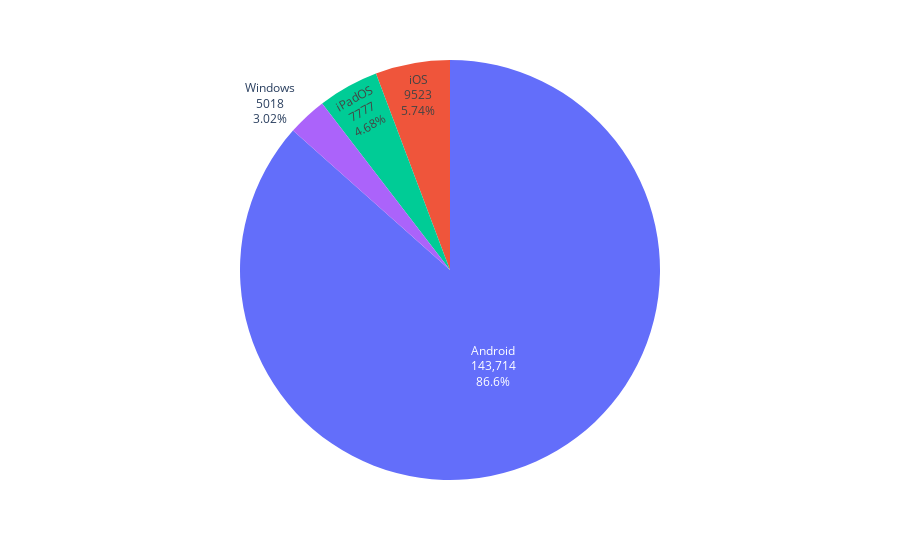

The notebook cell saved with this chart:
### Markdown cell above
## Investigate scanning results based on OS of mobile application
It is assumed that the operating system used to perform a scan will not affect the scanning rate. We will double check this to make sure. Any differences would be due to communication issues between the scantool and mobile application. The Note: iOS represents iPad and iPadOS represents iPhones

### Code cell
# Look at application usage by OS
os_name_counts = vci_connections_df['OsName'].value_counts()

fig = px.pie(
    os_name_counts,
    values=os_name_counts.values,
    names=os_name_counts.index,
    hole=0,  
)

# Show labels with both percentage and count
fig.update_traces(textinfo='label+percent+value')
fig.update_layout(showlegend=False)

# Show the figure
fig.show()

### Figure 1 — Plotly figure (JSON) as saved in the notebook; plotly's stock layout.template omitted (floating-point values rounded to 4 significant figures)
{"data": [{"domain": {"x": [0, 1], "y": [0, 1]}, "hole": 0, "hovertemplate": "OsName=%{label}<br>value=%{value}<extra></extra>", "labels": ["Android", "iOS", "iPadOS", "Windows"], "legendgroup": "", "name": "", "showlegend": true, "textinfo": "label+percent+value", "type": "pie", "values": [143714, 9523, 7777, 5018]}], "layout": {"legend": {"tracegroupgap": 0}, "margin": {"t": 60}, "showlegend": false}}
